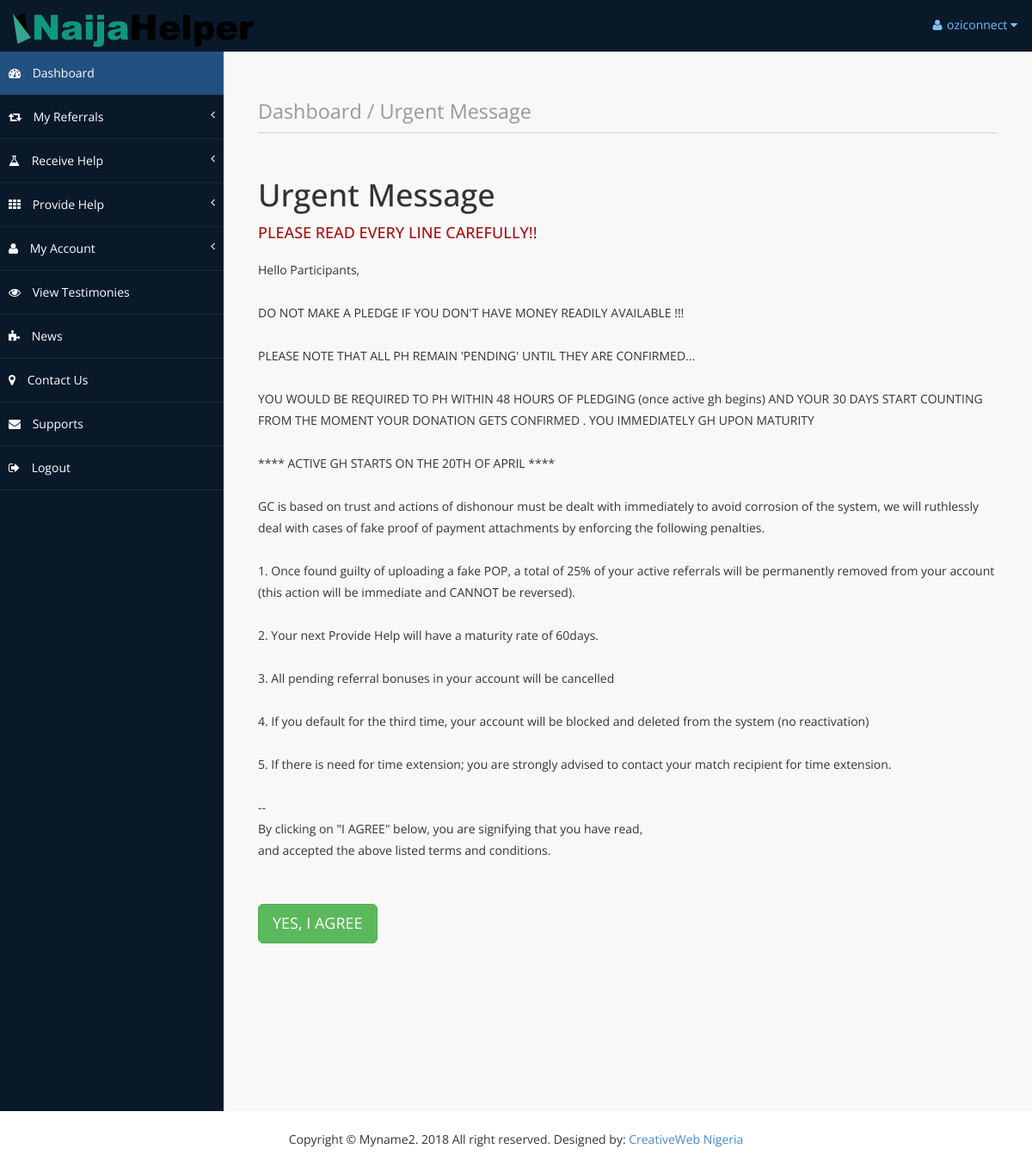
/user/urgent-notice (signed in), run on the app's committed database.
### tables this page shows
CREATE TABLE `website_settings` (
  `id` int(11) NOT NULL,
  `site_name` varchar(100) NOT NULL,
  `site_title` varchar(100) NOT NULL,
  `site_description` varchar(255) NOT NULL,
  `favicon_url` varchar(100) NOT NULL,
  `logo_url` varchar(100) NOT NULL,
  `last_updated` timestamp NOT NULL DEFAULT CURRENT_TIMESTAMP ON UPDATE CURRENT_TIMESTAMP
);

CREATE TABLE `users` (
  `login_id` int(11) NOT NULL,
  `username` varchar(100) NOT NULL,
  `email` varchar(100) NOT NULL,
  `phone` varchar(100) NOT NULL,
  `password` varchar(100) NOT NULL,
  `full_name` varchar(100) NOT NULL,
  `credibility_score` double NOT NULL,
  `country` varchar(100) NOT NULL,
  `photo` varchar(100) NOT NULL,
  `referral` varchar(100) NOT NULL,
  `referral_bonus` double NOT NULL,
  `available_bonus` double NOT NULL,
  `available_dollar` double NOT NULL,
  `status` varchar(100) NOT NULL,
  `signup_ip` varchar(100) NOT NULL,
  `signup_date` datetime NOT NULL,
  `user_timer` datetime NOT NULL,
  `last_login_ip` varchar(100) NOT NULL,
  `last_login` timestamp NOT NULL DEFAULT CURRENT_TIMESTAMP ON UPDATE CURRENT_TIMESTAMP,
  `last_updated` datetime NOT NULL
);

CREATE TABLE `admin_notice` (
  `id` int(11) NOT NULL,
  `note` text NOT NULL,
  `last_update` datetime NOT NULL
);

### core/class.user.php (called while the page is built, shortened)
<?php
	class USER {
		private $connect;
		public function __construct(){
			$database = new Database();
			$db = $database->dbConnection();
			$this->connect = $db;
		}
		public function runQuery($sql){
			$stmt = $this->connect->prepare($sql);
			return $stmt;
		}
		public function siteInfo(){
			try {
				$results = $this->connect->prepare("SELECT * FROM website_settings
					WHERE id='1'");
				$results->execute();
			} catch (Exception $e) {
				echo "Data could not be retrived from database.";
				exit;
			}
			$matches = $results->fetch(PDO::FETCH_ASSOC);
			return $matches;
		}
	}
?>

### core/session.php (called while the page is built, shortened)
<?php
	$session = new USER();
	if(!$session->is_loggedin()){
		$session->redirect(BASE_URL.'login');
		exit();
	}else{
		$auth_user = new USER();
		$loginID = $_SESSION['user_session'];
		$stmt = $auth_user->runQuery("SELECT * FROM users WHERE login_id=:loginID");
		$stmt->execute(array(":loginID"=>$loginID));
		$userInfo = $stmt->fetch(PDO::FETCH_ASSOC);
    	$siteInfo = $auth_user->siteInfo();
    	$stmt = $auth_user->runQuery("SELECT * FROM admin_notice WHERE id='1'");
      	$stmt->execute();
     	$notice = $stmt->fetch(PDO::FETCH_ASSOC);
		include(ROOT_PATH . "core/updator.php");
	}

### core/updator.php (called while the page is built, shortened)
<?php
	try	{
		$stmt = $auth_user->runQuery("SELECT *
			FROM users WHERE user_timer < (CURDATE() - INTERVAL 5 DAY)
			AND status='Active'
			AND login_id NOT IN (SELECT login_id FROM donations)
		    ORDER BY user_timer ASC LIMIT 1");
		$stmt->execute();
	}
	catch(PDOException $e) {
		echo $e->getMessage();
	}
?>

### user/urgent-notice.php (the view, shortened to what this page needs)
<?php
  require_once(ROOT_PATH . "core/class.user.php");
  require_once(ROOT_PATH . "core/session.php");
?>
<?php include(ROOT_PATH."user/includes/header.php") ?>
<?php include(ROOT_PATH."user/includes/navMenu.php") ?>
        <div id="page-wrapper">
            <div id="page-inner">
                <div class="row">
                    <div class="col-md-12">
                        <h1 class="page-header">
                            <small>Dashboard / Urgent Message</small>
                        </h1>
                    </div>
                </div>
                <div class="row">
                    <div class="col-md-12 col-sm-12 col-xs-12">
                        <h1>Urgent Message</h1>
                        <h4 style="color:#AB0F12;">PLEASE READ EVERY LINE CAREFULLY!! </h4>
                        <p><?php echo nl2br($notice['note']);?></p>
                   		<br>
                   		<br>
                      <form action="" method="post">
                        <button class="btn btn-success btn-lg" type="submit" name="agree">
                        YES, I AGREE</button>
                      </form>
                    </div>
                </div>
                </div>
<?php include(ROOT_PATH."user/includes/footer.php") ?>

### user/includes/header.php (shortened to what this page needs)
<!DOCTYPE html>
<html xmlns="http://www.w3.org/1999/xhtml">
<head>
    <link href="<?php echo BASE_URL;?>user/assets/css/bootstrap.css" rel="stylesheet" />
    <link href="<?php echo BASE_URL;?>user/assets/css/font-awesome.css" rel="stylesheet" />
    <link href="<?php echo BASE_URL;?>user/assets/css/custom-styles.css" rel="stylesheet" />
    <link href="<?php echo BASE_URL;?>user/assets/js/dataTables/dataTables.bootstrap.css" rel="stylesheet" />
</head>
<body>
    <div id="wrapper">
        <nav class="navbar navbar-default top-navbar" role="navigation">
            <div class="navbar-header">
                <?php if(isset($siteInfo['logo_url'])){
                    $logoURL = BASE_URL.str_replace('../', '', $siteInfo['logo_url']);?>
                <a class="navbar-brand" href="<?php echo BASE_URL;?>">
                <img src="<?php echo $logoURL;?>" alt="logo"/></a>
                <?php }else{?>
                <a class="navbar-brand" href="<?php echo BASE_URL;?>"><img src="img/logo.png" alt="logo"/></a>
                <?php }?>
            </div>
            <ul class="nav navbar-top-links navbar-right">
                <li class="dropdown">
                    <a class="dropdown-toggle" data-toggle="dropdown" href="#" aria-expanded="false">
                        <i class="fa fa-user fa-fw"></i><?php if(isset($userInfo["username"])){echo $userInfo["username"]; } ?> <i class="fa fa-caret-down"></i>
                    </a>
                </li>
            </ul>
        </nav>

### user/includes/footer.php (shortened to what this page needs)
<br><br><br><br><br><br><br><br>
            </div>
        </div>
<footer style="background:#FFF; padding: 10px; text-align:center;">
    <p>Copyright &copy; <?php if(isset($siteInfo['site_name'])){echo $siteInfo['site_name'];}else{echo 'Yoursite Name';}?>. <?php echo date("Y");?> All right reserved. Designed by:
<a target="_blank" href="http://www.creativeweb.com.ng">CreativeWeb Nigeria</a></p>
</footer>
</body>
</html>

### user/assets/css/custom-styles.css (style rules this page uses)
body { font-family: 'Open Sans', sans-serif; }
#wrapper { width: 100%; background:#09192A; }
#page-wrapper { padding: 15px 15px; background:#F8F8F8; }
#page-inner { width:100%; margin:10px 20px 10px 0px; background-color:transparent; padding:10px; }
h1, .h1, h2, .h2, h3, .h3 { margin-top: 7px; margin-bottom: -5px; }
h4 { padding-top:10px; }
p, .listItemCust li { font-size:14px; line-height:25px; padding-top:10px; }
.page-header { padding-bottom: 9px; margin: 10px 0 45px; border-bottom: 1px solid #C7D1DD; }
footer p { font-size: 14px; }
.top-navbar { margin:0px; }
.top-navbar .navbar-brand { color: #fff; width: 260px; text-align: left; height: 60px; font-size: 30px; font-weight: 700; text-transform: uppercase; line-height: 30px; }
.top-navbar .nav > li { position: relative; display: inline-block; }
.top-navbar .nav > li > a { position: relative; display: block; padding: 19px 15px; color: #77C0FD; }
.top-navbar { background:#09192A; border-bottom:none; }
.top-navbar .nav > li > a > i { margin-right: 2px; }
.navbar-default { border:0px solid black; }
.navbar-header { background: #09192A; }
.nav > li > a > i { margin-right:10px; }
@media (min-width:768px) { #page-wrapper { margin: 0 0 0 260px; padding: 15px 30px; } }
@media (min-width:768px) { .navbar { border-radius: 0px; } }

### data on the page
website_settings: logo_url (picture), site_name "Myname2"
users: username "oziconnect"
admin_notice: note "Hello Participants, DO NOT MAKE A PLEDGE IF YOU DON'T HAVE MONEY READILY AVAILABLE !!! PLEASE NOTE THAT ALL PH REMAIN 'PENDING' UNTIL THEY ARE CONFIRMED... YOU WOULD BE REQUIRED TO PH WITHIN 48 HOURS OF PLEDGING (once active gh begins) AND YOUR 30 DAYS START COUNTING FROM THE MOMENT YOUR DONATION GETS CONFIRMED . YOU IMMEDIATELY GH UPON MATURITY **** ACTIVE GH STARTS ON THE 20TH OF APRIL **** GC is based on trust and actions of dishonour must be dealt with immediately to avoid corrosion of the system, we will ruthlessly deal with cases of fake proof of payment attachments by enforcing the following penalties. 1. Once found guilty of uploading a fake POP, a total of 25% of your active…"
